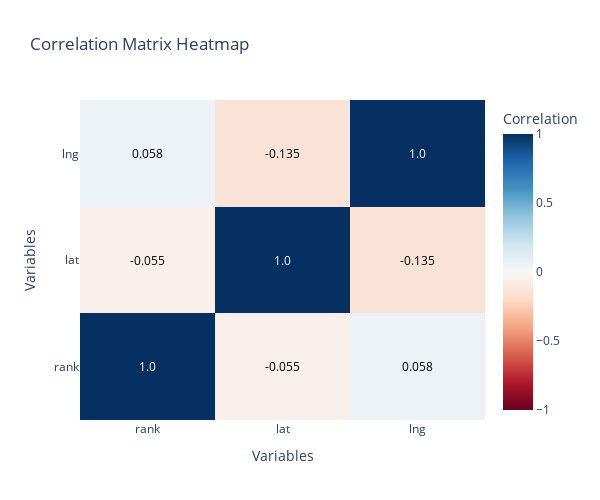

Source (notebook cell):
### Code cell
corr_matrix()

### Figure 1 — Plotly figure (JSON) as saved in the notebook; plotly's stock layout.template omitted (floating-point values rounded to 4 significant figures)
{"data": [{"colorbar": {"title": {"text": "Correlation"}}, "colorscale": [[0, "rgb(103,0,31)"], [0.1, "rgb(178,24,43)"], [0.2, "rgb(214,96,77)"], [0.3, "rgb(244,165,130)"], [0.4, "rgb(253,219,199)"], [0.5, "rgb(247,247,247)"], [0.6, "rgb(209,229,240)"], [0.7, "rgb(146,197,222)"], [0.8, "rgb(67,147,195)"], [0.9, "rgb(33,102,172)"], [1, "rgb(5,48,97)"]], "type": "heatmap", "x": ["rank", "lat", "lng"], "y": ["rank", "lat", "lng"], "z": [[1, -0.05454, 0.05772], [-0.05454, 1, -0.1352], [0.05772, -0.1352, 1]], "zmax": 1, "zmin": -1}], "layout": {"annotations": [{"font": {"color": "white"}, "showarrow": false, "text": "1.0", "x": "rank", "y": "rank"}, {"font": {"color": "black"}, "showarrow": false, "text": "-0.055", "x": "lat", "y": "rank"}, {"font": {"color": "black"}, "showarrow": false, "text": "0.058", "x": "lng", "y": "rank"}, {"font": {"color": "black"}, "showarrow": false, "text": "-0.055", "x": "rank", "y": "lat"}, {"font": {"color": "white"}, "showarrow": false, "text": "1.0", "x": "lat", "y": "lat"}, {"font": {"color": "black"}, "showarrow": false, "text": "-0.135", "x": "lng", "y": "lat"}, {"font": {"color": "black"}, "showarrow": false, "text": "0.058", "x": "rank", "y": "lng"}, {"font": {"color": "black"}, "showarrow": false, "text": "-0.135", "x": "lat", "y": "lng"}, {"font": {"color": "white"}, "showarrow": false, "text": "1.0", "x": "lng", "y": "lng"}], "height": 500, "title": {"text": "Correlation Matrix Heatmap"}, "width": 600, "xaxis": {"autorange": true, "range": [-0.5, 2.5], "title": {"text": "Variables"}, "type": "category"}, "yaxis": {"autorange": true, "range": [-0.5, 2.5], "title": {"text": "Variables"}, "type": "category"}}}
